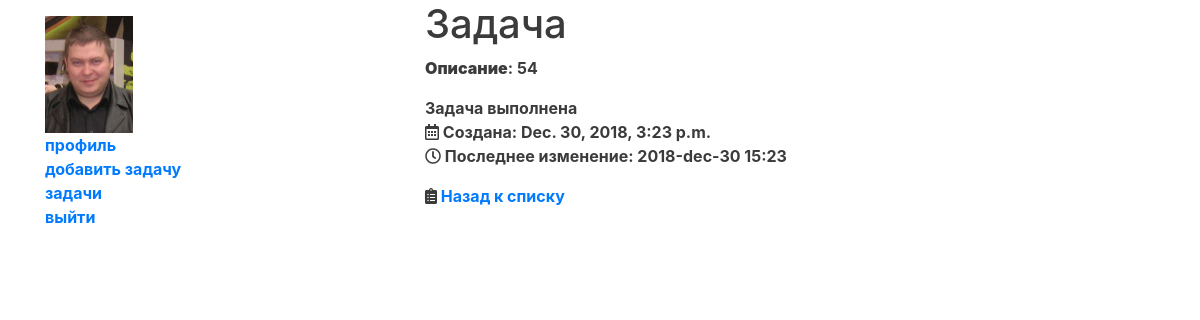
Screenshot of /tasks/details/54 (signed in) with the database file from the repository.
### accounts/models.py (models this page shows, shortened)
class Profile(models.Model):
    user = models.OneToOneField(User, on_delete=models.CASCADE)
    birthdate = models.DateField(blank=True, null=True)
    avatar = models.ImageField(upload_to='user_avatars/%Y/%m/%d', blank=True)

### tasks/models.py (models this page shows, shortened)
class TodoItem(models.Model):
    description = models.CharField(max_length=64)
    is_completed = models.BooleanField('выполнено', default=False)
    created = models.DateTimeField(auto_now_add=True)
    updated = models.DateTimeField(auto_now=True)
    owner = models.ForeignKey(
        User,
        on_delete=models.CASCADE,
        related_name='tasks')
    class Meta:
        ordering = ('-created',)

### tasks/views.py (the view)
# urls.py: path('details/<int:pk>', views.TaskDetailView.as_view(), name='details'),
class TaskDetailView(DetailView):
    model = TodoItem
    template_name = 'tasks/details.html'

### tasks/templates/tasks/details.html (shortened to what this page needs)
{% extends "base.html" %}
{% load static %}
{% block extra_head %}
  <link rel="stylesheet" href="https://use.fontawesome.com/releases/v5.15.3/css/all.css">
{% endblock %}
{% block main_content %}
  <h1>Задача</h1>
  <p><b>Описание</b>: {{ object.id }}</p>
  <ul>
    <li>
      {{ object.is_completed|yesno:"Задача выполнена, Задача ещё не выполнена" }}
    </li>
    <li><i class="far fa-calendar-alt"></i>&nbsp;Создана: {{ object.created }}</li>
    <li><i class="far fa-clock"></i>&nbsp;Последнее изменение: {{object.updated|date:'Y-b-d H:i'}}</li>
  </ul>
  <i class="fas fa-clipboard-list"></i>&nbsp;<a href="{% url 'tasks:list' %}">Назад к списку</a>
{% endblock %}

### templates/base.html (shortened to what this page needs)
{% load static %}
<html>
    <head>
        <link rel="stylesheet" href="{% static 'css/styles.css' %}">
        <link rel="stylesheet"
            href="https://stackpath.bootstrapcdn.com/bootstrap/4.2.1/css/bootstrap.min.css"
            integrity="sha384-
            GJzZqFGwb1QTTN6wy59ffF1BuGJpLSa9DkKMp0DgiMDm4iYMj70gZWKYbI706tWS"
>
        {% block extra_head %}{% endblock %}
    </head>
    <body>
    <div class="container">
        <div class="row">
            <div class="side_bar col">
                {% block side_bar %}
                    {% if user.is_authenticated %}
                        <img src="{{ user.profile.avatar.url }}" class="img-fluid">
                        <ul>
                            <li><a href="#">профиль</a></li>
                            <li><a href="{% url 'tasks:create' %}">добавить задачу</a></li>
                            <li><a href="{% url 'tasks:list' %}">задачи</a></li>
                            <li><a href="{% url 'logout' %}">выйти</a></li>
                        </ul>
                    {% endif %}
                {% endblock %}
            </div>
            <div class="main_content col-8">
                {% block main_content %}
                {% endblock %}
            </div>
        </div>
    </div>
    </body>
</html>

### static/css/styles.css (style rules this page uses)
.container { margin: 0 auto; min-width: 500px; width: 45%; text-align: left; color: #3b3b3b; font-weight: bold; }
ul { padding: 0; text-align: left; list-style: none; }

### rows the page displays
TodoItem: id "54", is_completed "Задача выполнена", created "Dec. 30, 2018, 3:23 p.m.", updated "2018-dec-30 15:23"
